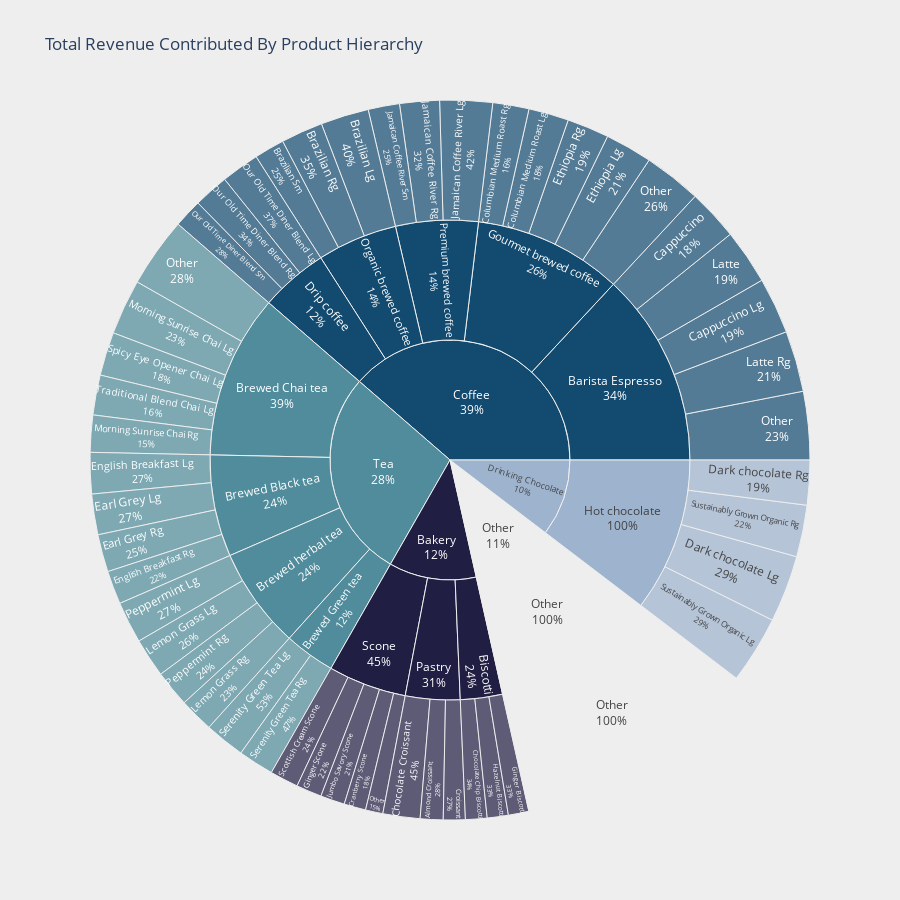

Notebook source saved alongside this figure:
### Markdown cell above
<a id="2.1"></a>
# <div style="background: #77447b;font-family: monospace; font-weight: bold; font-size: 50%; text-align: center; border-bottom: 0.3px solid #004466;"> Total Revenue Contributed By Product Hierachy  </div>

### Code cell
df_copy = df.copy()
category_totals = df_copy.groupby("product_category")["Total Revenue"].sum()

# Identify product categories with less than 10% contribution
total_revenue = category_totals.sum()
category_threshold = total_revenue * 0.10
small_categories = category_totals[category_totals < category_threshold].index

# Replace small categories with "Other"
df_copy["product_category"] = df_copy["product_category"].replace(
    small_categories, "Other"
)

# Ensure "product_type" and "product_detail" are "Other" if "product_category" is "Other"
df_copy.loc[
    df_copy["product_category"] == "Other", ["product_type", "product_detail"]
] = "Other"

# Aggregate data to update categories
category_sales = (
    df_copy.groupby(["product_category", "product_type", "product_detail"])[
        "Total Revenue"
    ]
    .sum()
    .reset_index()
)

# Calculate total revenue for each product type within each category
type_totals = category_sales.groupby(["product_category", "product_type"])[
    "Total Revenue"
].sum()
type_thresholds = (
    category_sales.groupby("product_category")["Total Revenue"].sum() * 0.10
)

# Identify product types with less than 10% contribution within each category
small_types = []
for category in type_totals.index.get_level_values("product_category").unique():
    small_types += type_totals[
        (type_totals.index.get_level_values("product_category") == category)
        & (type_totals < type_thresholds[category])
    ].index.tolist()

# Replace small types with "Other"
for category, product_type in small_types:
    df_copy.loc[
        (df_copy["product_category"] == category)
        & (df_copy["product_type"] == product_type),
        "product_type",
    ] = "Other"

# Ensure "product_detail" is "Other" if "product_type" is "Other"
df_copy.loc[df_copy["product_type"] == "Other", "product_detail"] = "Other"

# Aggregate data again to update product types
category_sales = (
    df_copy.groupby(["product_category", "product_type", "product_detail"])[
        "Total Revenue"
    ]
    .sum()
    .reset_index()
)

# Define the baseline to define small order
detail_totals = category_sales.groupby(
    ["product_category", "product_type", "product_detail"]
)["Total Revenue"].sum()
detail_thresholds = (
    category_sales.groupby(["product_category", "product_type"])["Total Revenue"].sum()
    * 0.15
)

# Identify product details with less than 15% contribution within each product type
small_details = []
for (category, product_type), type_total in detail_thresholds.items():
    product_details = category_sales[
        (category_sales["product_category"] == category)
        & (category_sales["product_type"] == product_type)
    ]
    for _, row in product_details.iterrows():
        if row["Total Revenue"] < type_total:
            small_details.append((category, product_type, row["product_detail"]))


# Replace small product details with "Other"
for category, product_type, product_detail in small_details:
    df_copy.loc[
        (df_copy["product_category"] == category)
        & (df_copy["product_type"] == product_type)
        & (df_copy["product_detail"] == product_detail),
        "product_detail",
    ] = "Other"


product_category_sales = (
    df_copy.groupby(["product_category", "product_type", "product_detail"])[
        "Total Revenue"
    ]
    .sum()
    .reset_index()
)


# Color sequence for segments in sunburst chart
color_sequence = ["#201e43", "#134b70", "#508c9b", "#9db3ce", "#eeeeee"]

# Sunburst chart
fig = px.sunburst(
    product_category_sales,
    path=["product_category", "product_type", "product_detail"],
    values="Total Revenue",
    color="product_category",
    color_discrete_sequence=color_sequence,
    width=900,
    height=900,
    title="Total Revenue Contributed By Product Hierarchy"
)

# Update layout
fig.update_traces(textinfo="label+percent parent")
fig.update_layout(
    paper_bgcolor="#eeeeee",  # Change background color
    showlegend=False,  # Hide the legend
)
fig.show()

### Figure 1 — Plotly figure (JSON) as saved in the notebook; plotly's stock layout.template omitted (floating-point values rounded to 4 significant figures)
{"data": [{"branchvalues": "total", "customdata": [["Bakery"], ["Bakery"], ["Coffee"], ["Bakery"], ["Bakery"], ["Coffee"], ["Coffee"], ["Coffee"], ["Coffee"], ["Coffee"], ["Coffee"], ["Bakery"], ["Tea"], ["Coffee"], ["Coffee"], ["Bakery"], ["Coffee"], ["Coffee"], ["Bakery"], ["Bakery"], ["Coffee"], ["Coffee"], ["Tea"], ["Tea"], ["Coffee"], ["Tea"], ["Tea"], ["Drinking Chocolate"], ["Drinking Chocolate"], ["Bakery"], ["Coffee"], ["Tea"], ["Tea"], ["Tea"], ["Tea"], ["Bakery"], ["Drinking Chocolate"], ["Tea"], ["Tea"], ["Tea"], ["Tea"], ["Coffee"], ["Coffee"], ["Coffee"], ["Coffee"], ["Bakery"], ["Other"], ["Drinking Chocolate"], ["Tea"], ["Tea"], ["Coffee"], ["Bakery"], ["Tea"], ["Tea"], ["Tea"], ["Tea"], ["Coffee"], ["Coffee"], ["Drinking Chocolate"], ["Coffee"], ["Other"], ["Bakery"], ["Coffee"], ["Bakery"], ["Bakery"], ["Coffee"], ["Drinking Chocolate"], ["Other"], ["Tea"]], "domain": {"x": [0, 1], "y": [0, 1]}, "hovertemplate": "labels=%{label}<br>Total Revenue=%{value}<br>parent=%{parent}<br>id=%{id}<br>product_category=%{customdata[0]}<extra></extra>", "ids": ["Bakery/Pastry/Almond Croissant", "Bakery/Scone/Cranberry Scone", "Coffee/Gourmet brewed coffee/Columbian Medium Roast Lg", "Bakery/Pastry/Chocolate Croissant", "Bakery/Biscotti/Chocolate Chip Biscotti", "Coffee/Gourmet brewed coffee/Columbian Medium Roast Rg", "Coffee/Barista Espresso/Cappuccino", "Coffee/Organic brewed coffee/Brazilian Sm", "Coffee/Organic brewed coffee/Brazilian Rg", "Coffee/Organic brewed coffee/Brazilian Lg", "Coffee/Barista Espresso/Cappuccino Lg", "Bakery/Scone/Ginger Scone", "Tea/Brewed herbal tea/Lemon Grass Lg", "Coffee/Barista Espresso/Latte Rg", "Coffee/Barista Espresso/Latte", "Bakery/Scone/Jumbo Savory Scone", "Coffee/Premium brewed coffee/Jamaican Coffee River Sm", "Coffee/Premium brewed coffee/Jamaican Coffee River Lg", "Bakery/Biscotti/Hazelnut Biscotti", "Bakery/Biscotti/Ginger Biscotti", "Coffee/Premium brewed coffee/Jamaican Coffee River Rg", "Coffee/Gourmet brewed coffee/Ethiopia Lg", "Tea/Brewed Black tea/English Breakfast Rg", "Tea/Brewed Black tea/English Breakfast Lg", "Coffee/Gourmet brewed coffee/Ethiopia Rg", "Tea/Brewed Black tea/Earl Grey Rg", "Tea/Brewed Black tea/Earl Grey Lg", "Drinking Chocolate/Hot chocolate/Dark chocolate Rg", "Drinking Chocolate/Hot chocolate/Dark chocolate Lg", "Bakery/Pastry/Croissant", "Coffee/Barista Espresso/Other", "Tea/Brewed Chai tea/Morning Sunrise Chai Rg", "Tea/Brewed herbal tea/Lemon Grass Rg", "Tea/Brewed Chai tea/Morning Sunrise Chai Lg", "Tea/Brewed Chai tea/Other", "Bakery/Scone/Scottish Cream Scone ", "Drinking Chocolate/Hot chocolate/Sustainably Grown Organic Lg", "Tea/Brewed Chai tea/Spicy Eye Opener Chai Lg", "Tea/Brewed Green tea/Serenity Green Tea Rg", "Tea/Brewed Green tea/Serenity Green Tea Lg", "Tea/Brewed herbal tea/Peppermint Rg", "Coffee/Gourmet brewed coffee/Other", "Coffee/Drip coffee/Our Old Time Diner Blend Sm", "Coffee/Drip coffee/Our Old Time Diner Blend Rg", "Coffee/Drip coffee/Our Old Time Diner Blend Lg", "Bakery/Scone/Other", "Other/Other/Other", "Drinking Chocolate/Hot chocolate/Sustainably Grown Organic Rg", "Tea/Brewed herbal tea/Peppermint Lg", "Tea/Brewed Chai tea/Traditional Blend Chai Lg", "Coffee/Barista Espresso", "Bakery/Biscotti", "Tea/Brewed Black tea", "Tea/Brewed Chai tea", "Tea/Brewed Green tea", "Tea/Brewed herbal tea", "Coffee/Drip coffee", "Coffee/Gourmet brewed coffee", "Drinking Chocolate/Hot chocolate", "Coffee/Organic brewed coffee", "Other/Other", "Bakery/Pastry", "Coffee/Premium brewed coffee", "Bakery/Scone", "Bakery", "Coffee", "Drinking Chocolate", "Other", "Tea"], "labels": ["Almond Croissant", "Cranberry Scone", "Columbian Medium Roast Lg", "Chocolate Croissant", "Chocolate Chip Biscotti", "Columbian Medium Roast Rg", "Cappuccino", "Brazilian Sm", "Brazilian Rg", "Brazilian Lg", "Cappuccino Lg", "Ginger Scone", "Lemon Grass Lg", "Latte Rg", "Latte", "Jumbo Savory Scone", "Jamaican Coffee River Sm", "Jamaican Coffee River Lg", "Hazelnut Biscotti", "Ginger Biscotti", "Jamaican Coffee River Rg", "Ethiopia Lg", "English Breakfast Rg", "English Breakfast Lg", "Ethiopia Rg", "Earl Grey Rg", "Earl Grey Lg", "Dark chocolate Rg", "Dark chocolate Lg", "Croissant", "Other", "Morning Sunrise Chai Rg", "Lemon Grass Rg", "Morning Sunrise Chai Lg", "Other", "Scottish Cream Scone ", "Sustainably Grown Organic Lg", "Spicy Eye Opener Chai Lg", "Serenity Green Tea Rg", "Serenity Green Tea Lg", "Peppermint Rg", "Other", "Our Old Time Diner Blend Sm", "Our Old Time Diner Blend Rg", "Our Old Time Diner Blend Lg", "Other", "Other", "Sustainably Grown Organic Rg", "Peppermint Lg", "Traditional Blend Chai Lg", "Barista Espresso", "Biscotti", "Brewed Black tea", "Brewed Chai tea", "Brewed Green tea", "Brewed herbal tea", "Drip coffee", "Gourmet brewed coffee", "Hot chocolate", "Organic brewed coffee", "Other", "Pastry", "Premium brewed coffee", "Scone", "Bakery", "Coffee", "Drinking Chocolate", "Other", "Tea"], "marker": {"colors": ["#201e43", "#201e43", "#134b70", "#201e43", "#201e43", "#134b70", "#134b70", "#134b70", "#134b70", "#134b70", "#134b70", "#201e43", "#508c9b", "#134b70", "#134b70", "#201e43", "#134b70", "#134b70", "#201e43", "#201e43", "#134b70", "#134b70", "#508c9b", "#508c9b", "#134b70", "#508c9b", "#508c9b", "#9db3ce", "#9db3ce", "#201e43", "#134b70", "#508c9b", "#508c9b", "#508c9b", "#508c9b", "#201e43", "#9db3ce", "#508c9b", "#508c9b", "#508c9b", "#508c9b", "#134b70", "#134b70", "#134b70", "#134b70", "#201e43", "#eeeeee", "#9db3ce", "#508c9b", "#508c9b", "#134b70", "#201e43", "#508c9b", "#508c9b", "#508c9b", "#508c9b", "#134b70", "#134b70", "#9db3ce", "#134b70", "#eeeeee", "#201e43", "#134b70", "#201e43", "#201e43", "#134b70", "#9db3ce", "#eeeeee", "#508c9b"]}, "name": "", "parents": ["Bakery/Pastry", "Bakery/Scone", "Coffee/Gourmet brewed coffee", "Bakery/Pastry", "Bakery/Biscotti", "Coffee/Gourmet brewed coffee", "Coffee/Barista Espresso", "Coffee/Organic brewed coffee", "Coffee/Organic brewed coffee", "Coffee/Organic brewed coffee", "Coffee/Barista Espresso", "Bakery/Scone", "Tea/Brewed herbal tea", "Coffee/Barista Espresso", "Coffee/Barista Espresso", "Bakery/Scone", "Coffee/Premium brewed coffee", "Coffee/Premium brewed coffee", "Bakery/Biscotti", "Bakery/Biscotti", "Coffee/Premium brewed coffee", "Coffee/Gourmet brewed coffee", "Tea/Brewed Black tea", "Tea/Brewed Black tea", "Coffee/Gourmet brewed coffee", "Tea/Brewed Black tea", "Tea/Brewed Black tea", "Drinking Chocolate/Hot chocolate", "Drinking Chocolate/Hot chocolate", "Bakery/Pastry", "Coffee/Barista Espresso", "Tea/Brewed Chai tea", "Tea/Brewed herbal tea", "Tea/Brewed Chai tea", "Tea/Brewed Chai tea", "Bakery/Scone", "Drinking Chocolate/Hot chocolate", "Tea/Brewed Chai tea", "Tea/Brewed Green tea", "Tea/Brewed Green tea", "Tea/Brewed herbal tea", "Coffee/Gourmet brewed coffee", "Coffee/Drip coffee", "Coffee/Drip coffee", "Coffee/Drip coffee", "Bakery/Scone", "Other/Other", "Drinking Chocolate/Hot chocolate", "Tea/Brewed herbal tea", "Tea/Brewed Chai tea", "Coffee", "Bakery", "Tea", "Tea", "Tea", "Tea", "Coffee", "Coffee", "Drinking Chocolate", "Coffee", "Other", "Bakery", "Coffee", "Bakery", "", "", "", "", ""], "textinfo": "label+percent parent", "type": "sunburst", "values": [7168.0, 6818.0, 12585, 11630.0, 6749.0, 11370.0, 16000.0, 9482, 13155, 15110.0, 17640.0, 8012.0, 12267, 19110.0, 17260.0, 7627.0, 9844.0, 16480.0, 6608.0, 6437.0, 12460.0, 14790.0, 10500, 12927, 13179, 11770, 12735, 14020.0, 21006, 6862.0, 21400.0, 11610.0, 10810.0, 17384, 21920.0, 8949.0, 21150.0, 13650.0, 11190.0, 12660, 11410, 18110.0, 8968, 11025, 11991, 5460, 77720.0, 16230.0, 13050, 12522, 91410.0, 19790.0, 47932, 77080.0, 23850.0, 47540.0, 31984, 70030.0, 72416, 37750.0, 77720.0, 25660.0, 38780.0, 36870.0, 82320.0, 270000.0, 72416, 77720.0, 196400.0]}], "layout": {"height": 900, "legend": {"tracegroupgap": 0}, "paper_bgcolor": "#eeeeee", "showlegend": false, "sunburstcolorway": ["#201e43", "#134b70", "#508c9b", "#9db3ce", "#eeeeee"], "title": {"text": "Total Revenue Contributed By Product Hierarchy"}, "width": 900}}
